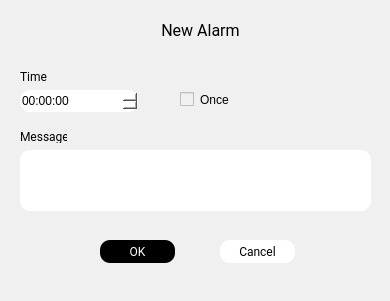
<?xml version="1.0" encoding="UTF-8"?>
<ui version="4.0">
 <class>Dialog</class>
 <widget class="QDialog" name="Dialog">
  <property name="geometry">
   <rect>
    <x>0</x>
    <y>0</y>
    <width>390</width>
    <height>301</height>
   </rect>
  </property>
  <property name="windowTitle">
   <string>Alarm</string>
  </property>
  <property name="windowIcon">
   <iconset>
    <normaloff>icon/clock.png</normaloff>icon/clock.png</iconset>
  </property>
  <property name="styleSheet">
   <string notr="true">border:none;
outline:none;
background: #F0F0F0;
border-radius:10px</string>
  </property>
  <widget class="QLabel" name="label_3">
   <property name="geometry">
    <rect>
     <x>20</x>
     <y>130</y>
     <width>47</width>
     <height>13</height>
    </rect>
   </property>
   <property name="font">
    <font>
     <family>Roboto</family>
    </font>
   </property>
   <property name="text">
    <string>Message</string>
   </property>
  </widget>
  <widget class="QLabel" name="label_2">
   <property name="geometry">
    <rect>
     <x>20</x>
     <y>70</y>
     <width>47</width>
     <height>13</height>
    </rect>
   </property>
   <property name="font">
    <font>
     <family>Roboto</family>
    </font>
   </property>
   <property name="text">
    <string>Time</string>
   </property>
  </widget>
  <widget class="QPlainTextEdit" name="alarm_message">
   <property name="geometry">
    <rect>
     <x>20</x>
     <y>150</y>
     <width>351</width>
     <height>61</height>
    </rect>
   </property>
   <property name="font">
    <font>
     <family>Roboto</family>
    </font>
   </property>
   <property name="styleSheet">
    <string notr="true">background: rgb(255, 255, 255)</string>
   </property>
  </widget>
  <widget class="QLabel" name="label">
   <property name="geometry">
    <rect>
     <x>160</x>
     <y>20</y>
     <width>81</width>
     <height>21</height>
    </rect>
   </property>
   <property name="font">
    <font>
     <family>Roboto</family>
     <pointsize>12</pointsize>
    </font>
   </property>
   <property name="styleSheet">
    <string notr="true">size: 16px;</string>
   </property>
   <property name="text">
    <string>New Alarm</string>
   </property>
   <property name="alignment">
    <set>Qt::AlignCenter</set>
   </property>
  </widget>
  <widget class="QPushButton" name="btn_cancel_set_alarm">
   <property name="geometry">
    <rect>
     <x>220</x>
     <y>240</y>
     <width>75</width>
     <height>23</height>
    </rect>
   </property>
   <property name="font">
    <font>
     <family>Roboto</family>
    </font>
   </property>
   <property name="styleSheet">
    <string notr="true">background: white;
border: none;
border-radius: 10px</string>
   </property>
   <property name="text">
    <string>Cancel</string>
   </property>
  </widget>
  <widget class="QPushButton" name="btn_set_alarm">
   <property name="geometry">
    <rect>
     <x>100</x>
     <y>240</y>
     <width>75</width>
     <height>23</height>
    </rect>
   </property>
   <property name="font">
    <font>
     <family>Roboto</family>
    </font>
   </property>
   <property name="styleSheet">
    <string notr="true">background: #000;
color: #fff;
border: none;
border-radius: 10px</string>
   </property>
   <property name="text">
    <string>OK</string>
   </property>
  </widget>
  <widget class="QTimeEdit" name="alarm_time">
   <property name="geometry">
    <rect>
     <x>20</x>
     <y>90</y>
     <width>118</width>
     <height>22</height>
    </rect>
   </property>
   <property name="styleSheet">
    <string notr="true">background:white;
border-radius:10px;</string>
   </property>
  </widget>
  <widget class="QCheckBox" name="isOnce">
   <property name="geometry">
    <rect>
     <x>180</x>
     <y>91</y>
     <width>70</width>
     <height>17</height>
    </rect>
   </property>
   <property name="text">
    <string>Once</string>
   </property>
  </widget>
 </widget>
 <resources/>
 <connections/>
</ui>
